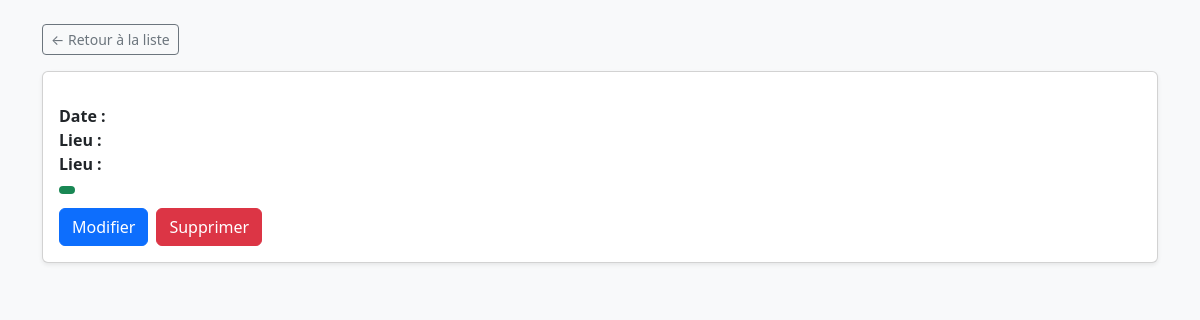
/detail/e589a537-2cef-4bb5-ab4b-d3e88845aa80/, run on an earlier commit of the app's database.
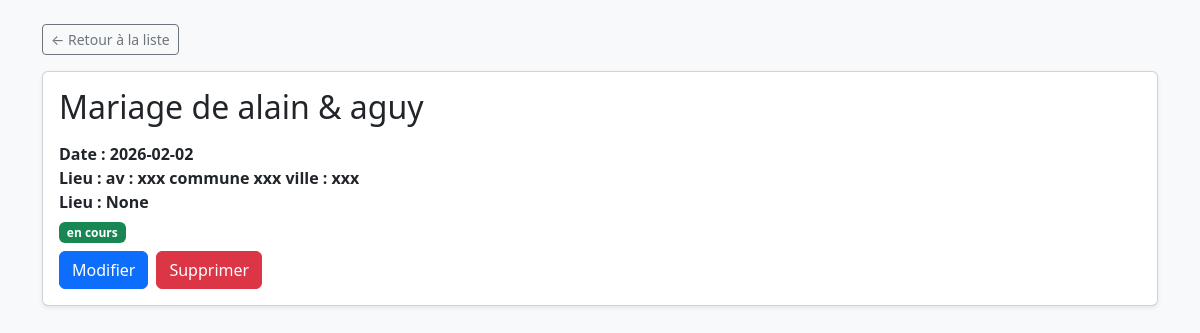
And on a later commit of the database.
### models.py (models this page shows)
class Event(Base): #event table
    __tablename__="events"
    id = Column(String,primary_key=True,unique=True,default=lambda :str(uuid4()))
    name = Column(String(50))
    type = Column(String(50))
    date = Column(Date)
    address = Column(String(50))
    description = Column(Text,nullable=True)
    created_date = Column(DateTime,default=datetime.now())
    state = Column(String,default="en cours")
    guests = relationship("Guest",back_populates="event",cascade="all,delete")

### Routers/event.py (the view)
@Root.get("/detail/{event_id}/")#la root pour voir un evenement
def eventDetail(request:Request,event_id : str,event:Session = Depends(connecting)):
    getEvent = event.query(Event).filter(Event.id == event_id).first()
    return templates.TemplateResponse("Event/List/detail.html",{'request':request,"event":getEvent})

### Templates/Event/List/detail.html (shortened to what this page needs)
<!DOCTYPE html>
<html lang="fr">
<head>
    <link href="https://cdn.jsdelivr.net/npm/bootstrap@5.3.2/dist/css/bootstrap.min.css" rel="stylesheet">
</head>
<body class="bg-light">
<div class="container py-4">
    <div class="mb-3">
        <a href="{{url_for('event_list')}}" class="btn btn-outline-secondary btn-sm">
            ← Retour à la liste
        </a>
    </div>
    <div class="card shadow-sm">
        <div class="card-body">
            <h2 class="card-title mb-3">
                {{ event.name }}
            </h2>
                <div class="col-md-6 mb-2">
                    <strong class="mb-4">Date :  {{ event.date }} </strong><br>
                    <strong class="mb-2">Lieu : {{ event.address}}</strong><br>
                    <strong class="mb-2">Lieu : {{ event.description }}</strong><br>
                    <span class="badge bg-success mt-2">
                    {{event.state}}
                </span>
            </div>
            <div class="d-flex gap-2">
                <a href="/edit_event/{{ event.id }}" class="btn btn-primary">
                    Modifier
                </a>
                <form action="/delete_event/{{ event.id }}" method="post">
                    <button type="submit" onclick="return confirm ('voulez-vous supprimer cet evenement')" class="btn btn-danger">
                        Supprimer
                    </button>
                </form>
            </div>
        </div>
    </div>
</div>
</body>
</html>

What changed in the data, as far as the page shows it:
added Event: name "Mariage de alain & aguy", date "2026-02-02", address "av : xxx commune xxx ville : xxx", description "None", state "en cours"
